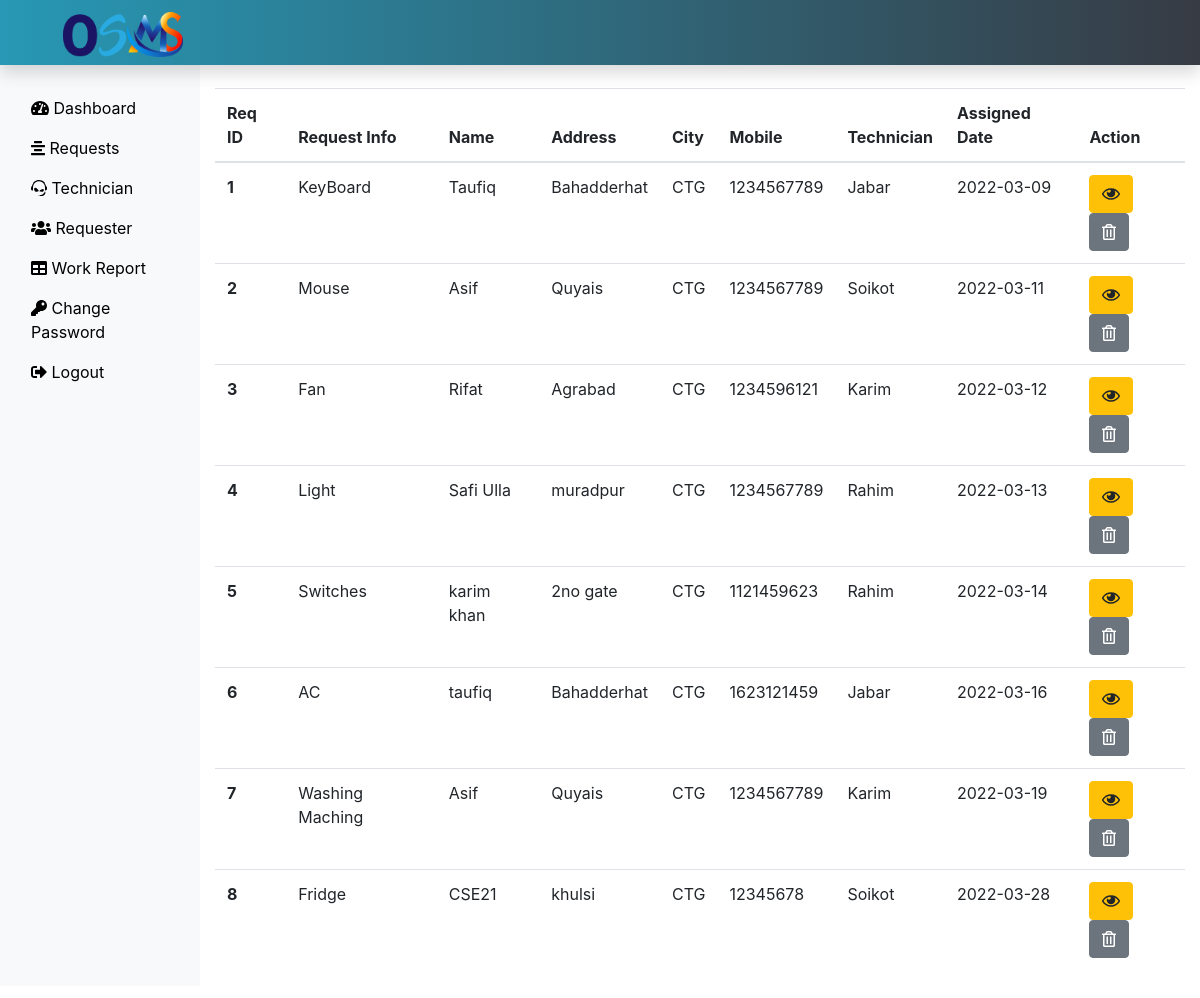
Page /Admin/work.php (signed in) on the committed database.
### tables this page shows
CREATE TABLE `assignwork_tb` (
  `rno` int(11) NOT NULL,
  `request_id` int(11) NOT NULL,
  `request_info` text NOT NULL,
  `request_desc` text NOT NULL,
  `requester_name` varchar(60) NOT NULL,
  `requester_add1` text NOT NULL,
  `requester_add2` text NOT NULL,
  `requester_city` varchar(60) NOT NULL,
  `requester_state` varchar(60) NOT NULL,
  `requester_zip` int(11) NOT NULL,
  `requester_email` varchar(60) NOT NULL,
  `requester_mobile` bigint(11) NOT NULL,
  `assign_tech` varchar(60) NOT NULL,
  `assign_date` date NOT NULL
);

### Admin/work.php (the view, shortened to what this page needs)
<?php
include('includes/header.php');
include('../dbConnection.php');
?>
<div class="col-sm-9 col-md-10 mt-5">
  <?php
 $sql = "SELECT * FROM assignwork_tb";
 $result = $conn->query($sql);
 if($result->num_rows > 0){
  echo '<table class="table">
  <thead>
    <tr>
      <th scope="col">Req ID</th>
      <th scope="col">Request Info</th>
      <th scope="col">Name</th>
      <th scope="col">Address</th>
      <th scope="col">City</th>
      <th scope="col">Mobile</th>
      <th scope="col">Technician</th>
      <th scope="col">Assigned Date</th>
      <th scope="col">Action</th>
    </tr>
  </thead>
  <tbody>';
  while($row = $result->fetch_assoc()){
    echo '<tr>
    <th scope="row">'.$row["request_id"].'</th>
    <td>'.$row["request_info"].'</td>
    <td>'.$row["requester_name"].'</td>
    <td>'.$row["requester_add2"].'</td>
    <td>'.$row["requester_city"].'</td>
    <td>'.$row["requester_mobile"].'</td>
    <td>'.$row["assign_tech"].'</td>
    <td>'.$row["assign_date"].'</td>
    <td><form action="viewassignwork.php" method="POST" class="d-inline"> <input type="hidden" name="id" value='. $row["request_id"] .'><button type="submit" class="btn btn-warning" name="view" value="View"><i class="far fa-eye"></i></button></form>
    <form action="" method="POST" class="d-inline"><input type="hidden" name="id" value='. $row["request_id"] .'><button type="submit" class="btn btn-secondary" name="delete" value="Delete"><i class="far fa-trash-alt"></i></button></form>
    </td>
    </tr>';
   }
   echo '</tbody> </table>';
  } else {
    echo "0 Result";
  }
  ?>
</div>
</div>
</div>
<?php
include('includes/footer.php');
?>

### rows in the picture
assignwork_tb: request "1", request_info "KeyBoard", requester_name "Taufiq", requester_add2 "Bahadderhat", requester_city "CTG", requester_mobile "1234567789", assign_tech "Jabar", assign_date "2022-03-09"
assignwork_tb: request "2", request_info "Mouse", requester_name "Asif", requester_add2 "Quyais", requester_city "CTG", requester_mobile "1234567789", assign_tech "Soikot", assign_date "2022-03-11"
assignwork_tb: request "3", request_info "Fan", requester_name "Rifat", requester_add2 "Agrabad", requester_city "CTG", requester_mobile "1234596121", assign_tech "Karim", assign_date "2022-03-12"
assignwork_tb: request "4", request_info "Light", requester_name "Safi Ulla", requester_add2 "muradpur", requester_city "CTG", requester_mobile "1234567789", assign_tech "Rahim", assign_date "2022-03-13"
assignwork_tb: request "5", request_info "Switches", requester_name "karim khan", requester_add2 "2no gate", requester_city "CTG", requester_mobile "1121459623", assign_tech "Rahim", assign_date "2022-03-14"
assignwork_tb: request "6", request_info "AC", requester_name "taufiq", requester_add2 "Bahadderhat", requester_city "CTG", requester_mobile "1623121459", assign_tech "Jabar", assign_date "2022-03-16"
assignwork_tb: request "7", request_info "Washing Maching", requester_name "Asif", requester_add2 "Quyais", requester_city "CTG", requester_mobile "1234567789", assign_tech "Karim", assign_date "2022-03-19"
assignwork_tb: request "8", request_info "Fridge", requester_name "CSE21", requester_add2 "khulsi", requester_city "CTG", requester_mobile "12345678", assign_tech "Soikot", assign_date "2022-03-28"
